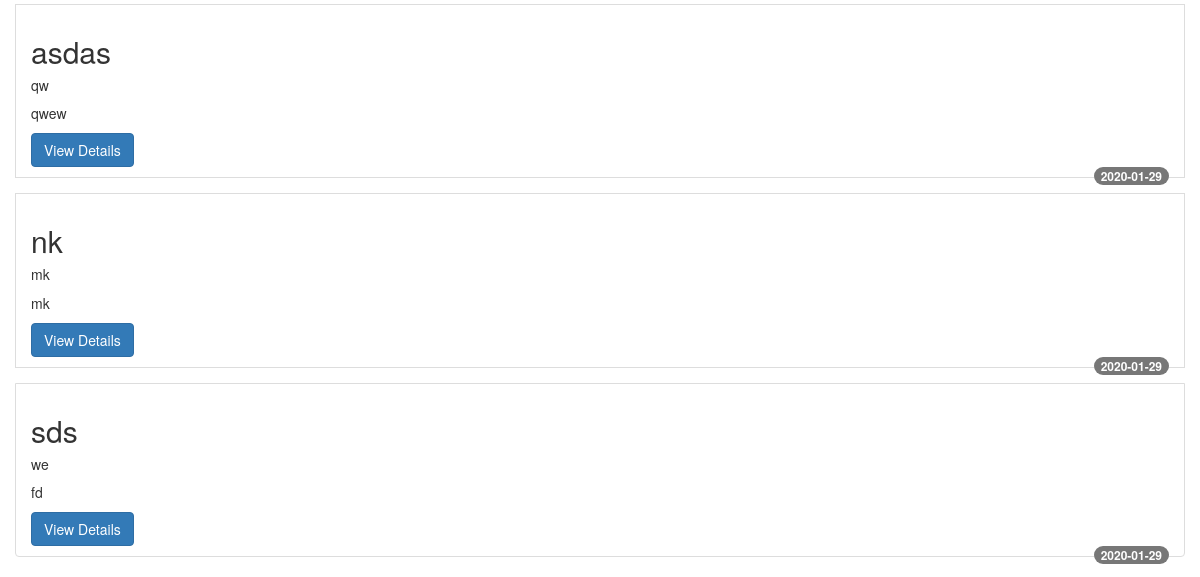
The app's page /ads (lower part), older data.
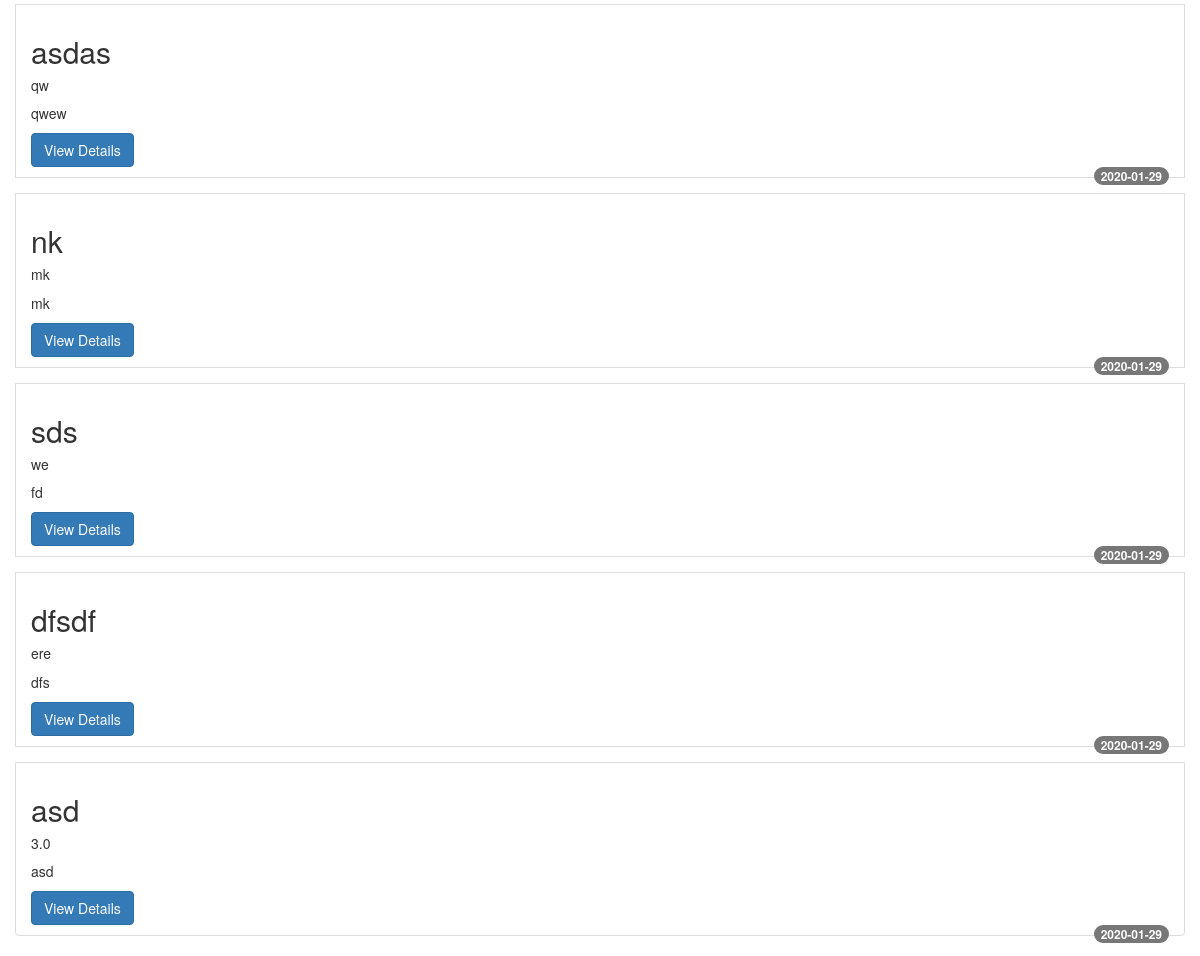
The same page, newer data.
### tables this page shows
CREATE TABLE advertisements
    (
        id INTEGER PRIMARY KEY AUTOINCREMENT,
        seller_id INTEGER NOT NULL,
        name TEXT NOT NULL,
        description TEXT,
        price REAL NOT NULL,
        release_date TEXT NOT NULL,
        is_available INTEGER,
        FOREIGN KEY (seller_id) REFERENCES users(id)
    );

### main.py (the view)
@app.route('/ads')
def ads():
    return render_template('ads.html', advertisements=Advertisement.all())

### advertisement.py (called while the page is built)
    @staticmethod
    def all():
        with DB() as db:
            rows = db.execute('SELECT * FROM advertisements').fetchall()
            return [Advertisement(*row) for row in rows]

### database.py (called while the page is built)
    def __enter__(self):
        self.conn = sqlite3.connect(DB_NAME)
        return self.conn.cursor()

    def __exit__(self, type, value, traceback):
        self.conn.commit()

### templates/ads.html (shortened to what this page needs)
<!DOCTYPE html>
<html lang="en">
<head>
    <link rel="stylesheet" href="https://maxcdn.bootstrapcdn.com/bootstrap/3.4.1/css/bootstrap.min.css">
    <link href= "{{ url_for('static',filename='ads.css') }}" rel= "stylesheet" type= "text/css" >
</head>
<body>
    <div class="list-group">
      {% for ad in advertisements %}
     <div class="list-group-item" class="ad-wrapper">
        <div id="ad-header" class="ad-header">
          <div class="center-block">
            <h2>{{ ad.name }}</h2>
          </div>
        </div>
        <div class="ad-body">
          <h5 class="ad-title"> {{ ad.price }} </h5>
          <p class="ad-text"> {{ ad.description }}</p>
          <a href="#" class="btn btn-primary">View Details</a>
        </div>
        <div class="badge">
          {{ ad.release_date }}
        </div>
     </div>
     {% endfor %}
    </div>
</body>
</html>

### static/ads.css (style rules this page uses)
.list-group-item { margin: 15px !important; }
.badge { margin-bottom: 10px; }

Row changes from the older to the newer data that the page shows:
added advertisements: name "dfsdf", price "ere", description "dfs", release_date "2020-01-29"
added advertisements: name "asd", price "3.0", description "asd", release_date "2020-01-29"
